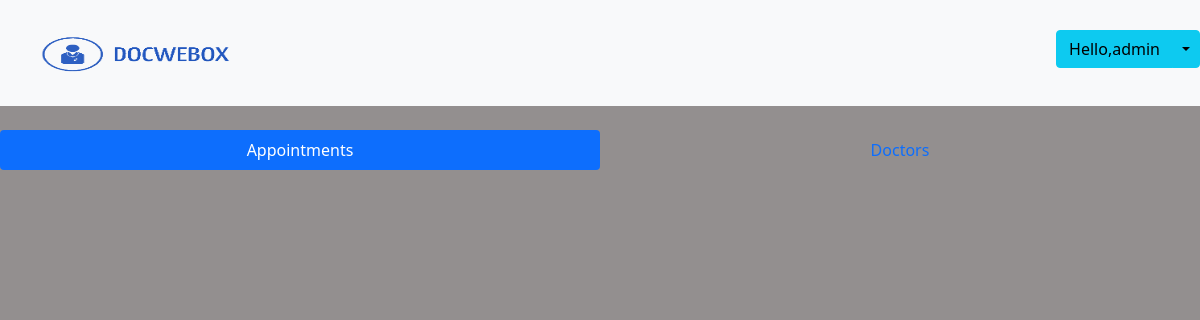
The page /php/admin_hub_appointments.php (signed in) on the database as committed earlier.
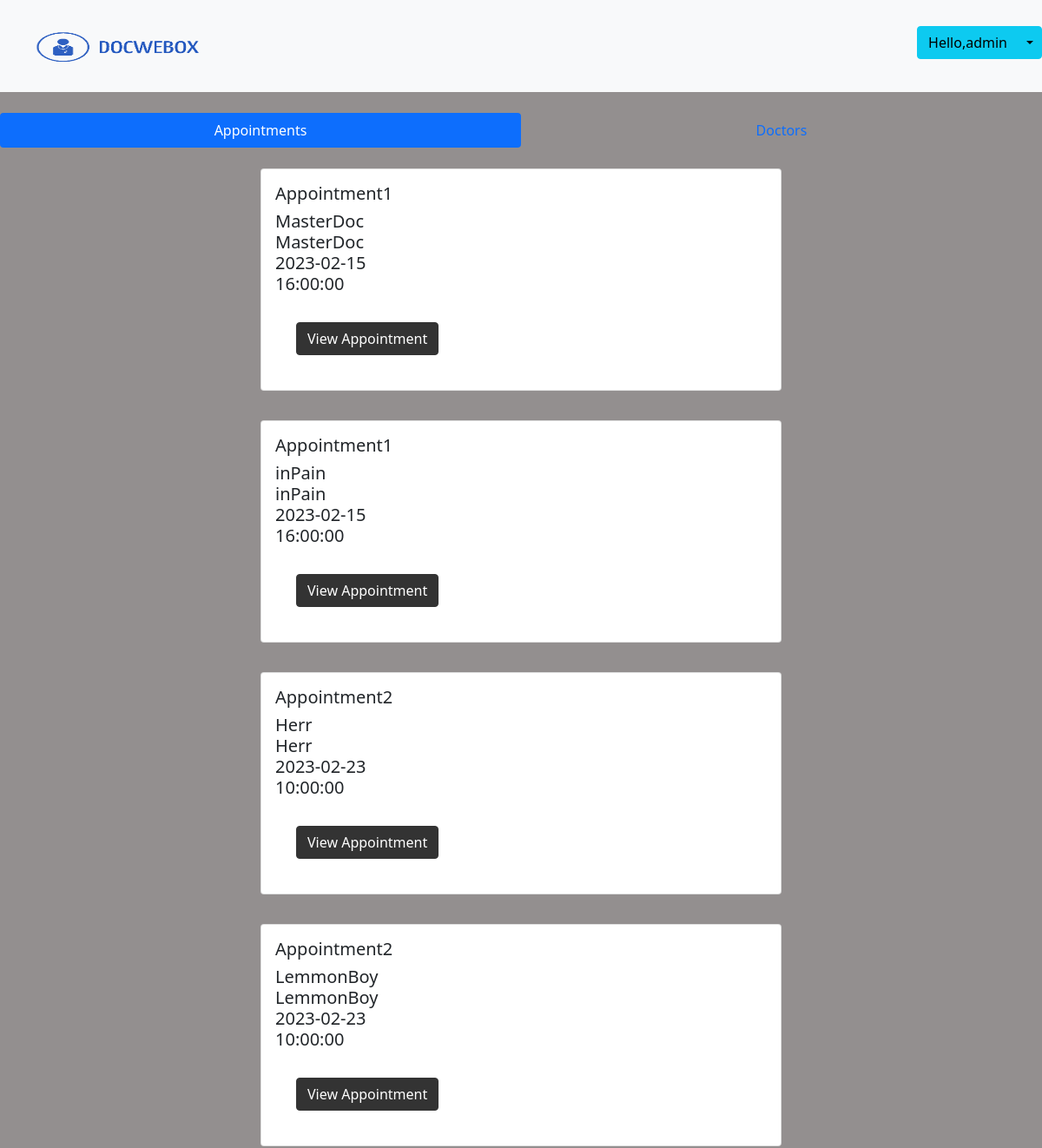
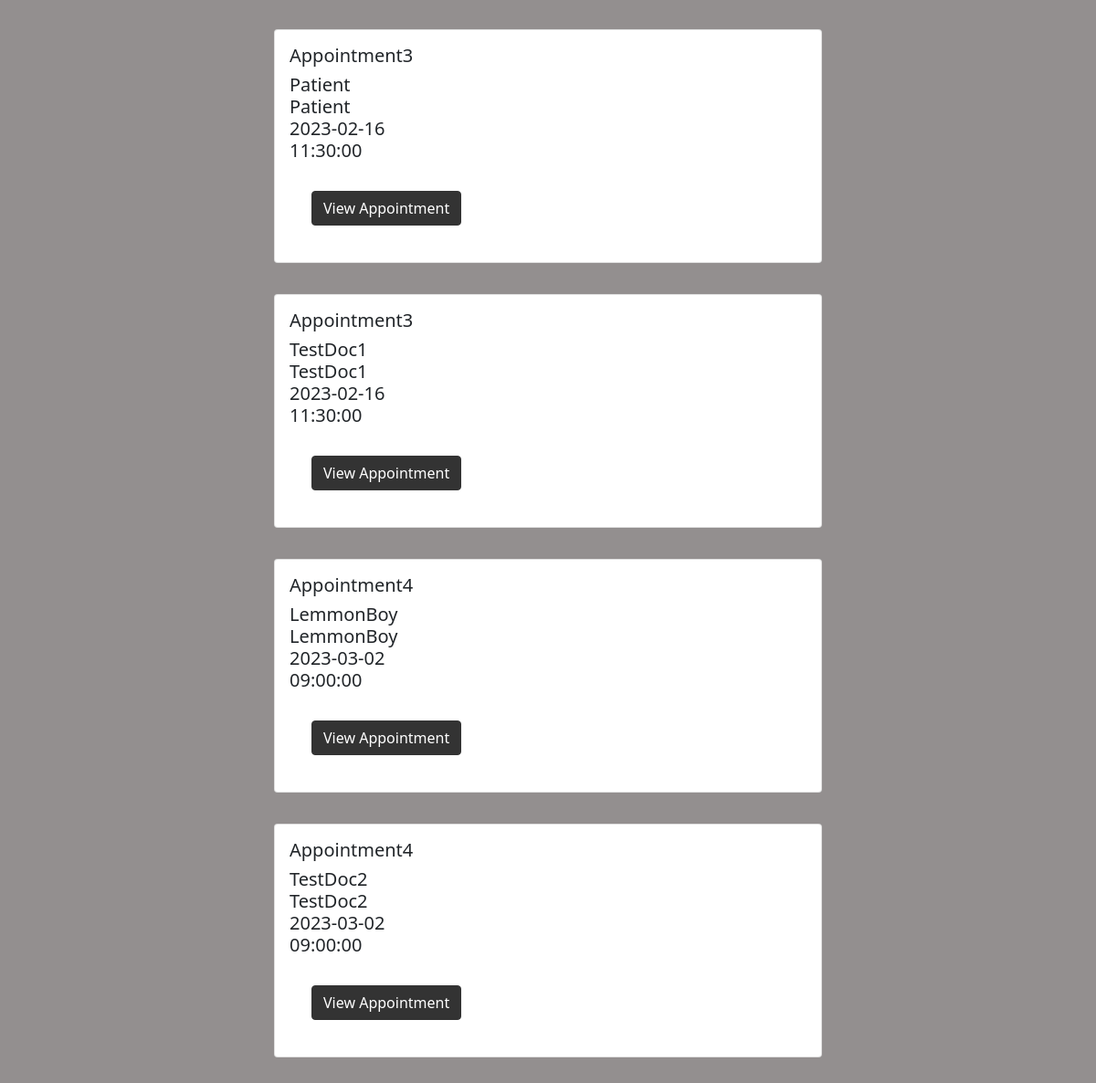
The same page on the database as committed later (2 pictures, top to bottom).
### tables this page shows
CREATE TABLE `appointments` (
  `id` int(11) NOT NULL,
  `doc_id` int(11) NOT NULL,
  `patient_id` int(11) NOT NULL,
  `date` date NOT NULL,
  `time` time NOT NULL
);

CREATE TABLE `users` (
  `id` int(11) NOT NULL COMMENT 'main id',
  `userName` text NOT NULL,
  `password` text DEFAULT NULL,
  `type` enum('patient','doctor','admin') NOT NULL
);

### php/admin_hub_appointments.php (the view, shortened to what this page needs)
<html>
    <head>
        <link href="https://cdn.jsdelivr.net/npm/bootstrap@5.0.2/dist/css/bootstrap.min.css"
        rel="stylesheet">
        <link rel="stylesheet" href="../css/admin_hub.css">
    </head>
    <body>
        <header>
            <nav class="navbar navbar-light bg-light">
                <a class="navbar-brand" href="#">
                    <img src="../img/logo.png" width="280" height="80" class="d-inline-block align-top" alt="">
                </a>
                <?php
                    echo '<div class="header" class="d-flex justify-content-end">
                            <h3 class="d-flex justify-content-end">
                            <div class="btn-group">
                            <button type="button" class="btn btn-info">Hello,' . $_SESSION["username"] .' </button>
                            <button type="button" class="btn btn-info dropdown-toggle dropdown-toggle-split" data-bs-toggle="dropdown" aria-expanded="false">
                                <span class="visually-hidden">Toggle Dropdown</span>
                            </button>
                            <ul class="dropdown-menu">
                                <li><hr class="dropdown-divider"></li>
                                <li><a class="dropdown-item" href="nukeSession.php">Logout</a></li>
                            </ul>
                            </div>
                        </div>';
                ?>
            </nav>
            <br>
        </header>
        <nav class="nav nav-pills nav-justified">
            <a class="nav-link active" aria-current="page" href="#">Appointments</a>
            <a class="nav-link" href="admin_hub_doctors.php">Doctors</a>
        </nav>
        <br>
        <?php
            include 'connect.php';
            $query = "SELECT u.userName, a.date, a.time, a.id FROM appointments a join users u where doc_id= u.id or patient_id= u.id";
            $result = mysqli_query($conn, $query);
            if (mysqli_num_rows($result) > 0) {
                while($row = $result->fetch_assoc()){
                    echo '<div class="card w-50">
                            <div class="card-body">
                                <h5 class="card-title">Appointment' . $row['id'] . '</h5>
                                <h5>' . $row['userName'] . '</br>
                                ' . $row['userName'] . '</br>
                                ' . $row['date'] . '</br>
                                ' . $row['time'] . '
                                </h5>
                                <a href="admin_appointment_edit.php" class="btn btn-primary">View Appointment</a>
                            </div>
                            </div>
                            <br>';
                }
            }
        ?>
    </body>
</html>

Rows that differ between the two databases and show on the page:
added appointments: id "1", doc.userName "MasterDoc", date "2023-02-15", time "16:00:00", patient.userName "inPain"
added appointments: id "2", doc.userName "Herr", date "2023-02-23", time "10:00:00", patient.userName "LemmonBoy"
added appointments: id "3", patient.userName "Patient", date "2023-02-16", time "11:30:00", doc.userName "TestDoc1"
added appointments: id "4", patient.userName "LemmonBoy", date "2023-03-02", time "09:00:00", doc.userName "TestDoc2"
